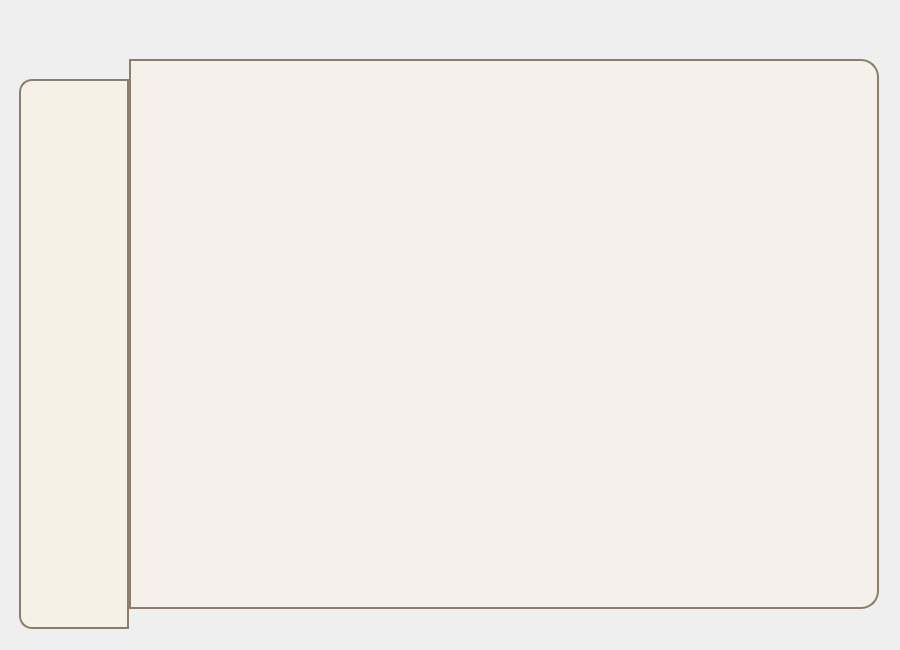
<?xml version="1.0" encoding="UTF-8"?>
<ui version="4.0">
 <class>PublisherDashboardWidget</class>
 <widget class="QWidget" name="PublisherDashboardWidget">
  <property name="geometry">
   <rect>
    <x>0</x>
    <y>0</y>
    <width>900</width>
    <height>650</height>
   </rect>
  </property>
  <property name="sizePolicy">
   <sizepolicy hsizetype="Expanding" vsizetype="Expanding">
    <horstretch>0</horstretch>
    <verstretch>0</verstretch>
   </sizepolicy>
  </property>
  <property name="windowTitle">
   <string>Form</string>
  </property>
  <widget class="QWidget" name="containerWidget" native="true">
   <property name="geometry">
    <rect>
     <x>9</x>
     <y>9</y>
     <width>900</width>
     <height>650</height>
    </rect>
   </property>
   <property name="sizePolicy">
    <sizepolicy hsizetype="Preferred" vsizetype="Preferred">
     <horstretch>0</horstretch>
     <verstretch>0</verstretch>
    </sizepolicy>
   </property>
   <property name="minimumSize">
    <size>
     <width>900</width>
     <height>650</height>
    </size>
   </property>
   <property name="maximumSize">
    <size>
     <width>900</width>
     <height>650</height>
    </size>
   </property>
   <property name="layoutDirection">
    <enum>Qt::LeftToRight</enum>
   </property>
   <widget class="QWidget" name="sidebar_widget" native="true">
    <property name="geometry">
     <rect>
      <x>10</x>
      <y>70</y>
      <width>110</width>
      <height>550</height>
     </rect>
    </property>
    <property name="sizePolicy">
     <sizepolicy hsizetype="Preferred" vsizetype="Preferred">
      <horstretch>0</horstretch>
      <verstretch>0</verstretch>
     </sizepolicy>
    </property>
    <property name="minimumSize">
     <size>
      <width>110</width>
      <height>550</height>
     </size>
    </property>
    <property name="maximumSize">
     <size>
      <width>110</width>
      <height>550</height>
     </size>
    </property>
    <property name="styleSheet">
     <string notr="true">QWidget#sidebar_widget {
    /* رنگ کرمی ملایم با شفافیت برای دیده شدن ویدیو */
    background-color: rgba(247, 241, 227, 0.8); 
    border: 2px solid #8c7e6d; /* مرز قهوه‌ای مات و کلاسیک */
	border-top-left-radius: 13px;
	border-bottom-left-radius: 13px;
}

/* استایل لایبل‌ها یا عناوین متنی داخل باکس */
QLabel {
    color: #4a3728; /* قهوه‌ای سوخته */
    font-family: &quot;Georgia&quot;, &quot;serif&quot;, &quot;B Nazanin&quot;; /* فونت کلاسیک */
    font-weight: bold;
    font-size: 17px;
    background-color: transparent;
	border: none;
}

/* =================================================================
   استایل جادویی و شکلاتی برای دکمه‌های درون ویجت کتاب الکترونیک
==================================================================== */

QWidget QPushButton {
    background: none;
    background-color: transparent;

    border: 1px solid transparent;

    border-top-left-radius: 10px;
    border-bottom-left-radius: 10px;
    border-top-right-radius: 0px;
    border-bottom-right-radius: 0px;

    padding: 6px;
}


/* Hover — روشن و نرم */
QWidget QPushButton:hover {
    background-color: rgba(210, 170, 110, 45);
    border: 1px solid rgba(230, 190, 130, 90);
}


/* Pressed */
QWidget QPushButton:pressed {
    background-color: rgba(190, 145, 85, 70);
    border: 1px solid rgba(220, 180, 120, 120);
}


/* Checked */
QWidget QPushButton:checked {
    background-color: rgba(200, 160, 100, 60);
    border: 1px solid rgba(240, 210, 150, 130);
}


/* Checked + Hover */
QWidget QPushButton:checked:hover {
    background-color: rgba(215, 175, 115, 75);
    border: 1px solid rgba(250, 220, 170, 160);
}</string>
    </property>
    <widget class="QPushButton" name="home_pushButton">
     <property name="geometry">
      <rect>
       <x>10</x>
       <y>30</y>
       <width>101</width>
       <height>91</height>
      </rect>
     </property>
     <property name="sizePolicy">
      <sizepolicy hsizetype="Fixed" vsizetype="Fixed">
       <horstretch>0</horstretch>
       <verstretch>0</verstretch>
      </sizepolicy>
     </property>
     <property name="text">
      <string/>
     </property>
     <property name="icon">
      <iconset resource="resources.qrc">
       <normaloff>:/resources/home_icon.svg</normaloff>:/resources/home_icon.svg</iconset>
     </property>
     <property name="iconSize">
      <size>
       <width>120</width>
       <height>120</height>
      </size>
     </property>
     <property name="checkable">
      <bool>true</bool>
     </property>
     <property name="checked">
      <bool>false</bool>
     </property>
     <attribute name="buttonGroup">
      <string notr="true">sidebar_buttonGroup</string>
     </attribute>
    </widget>
    <widget class="QPushButton" name="books_pushButton">
     <property name="geometry">
      <rect>
       <x>10</x>
       <y>420</y>
       <width>101</width>
       <height>101</height>
      </rect>
     </property>
     <property name="sizePolicy">
      <sizepolicy hsizetype="Fixed" vsizetype="Fixed">
       <horstretch>0</horstretch>
       <verstretch>0</verstretch>
      </sizepolicy>
     </property>
     <property name="text">
      <string/>
     </property>
     <property name="icon">
      <iconset resource="resources.qrc">
       <normaloff>:/resources/library_icon.svg</normaloff>:/resources/library_icon.svg</iconset>
     </property>
     <property name="iconSize">
      <size>
       <width>100</width>
       <height>100</height>
      </size>
     </property>
     <property name="checkable">
      <bool>true</bool>
     </property>
     <property name="checked">
      <bool>false</bool>
     </property>
     <attribute name="buttonGroup">
      <string notr="true">sidebar_buttonGroup</string>
     </attribute>
    </widget>
    <widget class="QPushButton" name="profile_pushButton">
     <property name="geometry">
      <rect>
       <x>10</x>
       <y>220</y>
       <width>101</width>
       <height>101</height>
      </rect>
     </property>
     <property name="sizePolicy">
      <sizepolicy hsizetype="Fixed" vsizetype="Fixed">
       <horstretch>0</horstretch>
       <verstretch>0</verstretch>
      </sizepolicy>
     </property>
     <property name="text">
      <string/>
     </property>
     <property name="icon">
      <iconset resource="resources.qrc">
       <normaloff>:/resources/profile_icon.svg</normaloff>:/resources/profile_icon.svg</iconset>
     </property>
     <property name="iconSize">
      <size>
       <width>95</width>
       <height>95</height>
      </size>
     </property>
     <property name="checkable">
      <bool>true</bool>
     </property>
     <property name="checked">
      <bool>false</bool>
     </property>
     <attribute name="buttonGroup">
      <string notr="true">sidebar_buttonGroup</string>
     </attribute>
    </widget>
   </widget>
   <widget class="QStackedWidget" name="stackedWidget">
    <property name="geometry">
     <rect>
      <x>120</x>
      <y>50</y>
      <width>750</width>
      <height>550</height>
     </rect>
    </property>
    <property name="sizePolicy">
     <sizepolicy hsizetype="Preferred" vsizetype="Preferred">
      <horstretch>0</horstretch>
      <verstretch>0</verstretch>
     </sizepolicy>
    </property>
    <property name="minimumSize">
     <size>
      <width>750</width>
      <height>550</height>
     </size>
    </property>
    <property name="maximumSize">
     <size>
      <width>750</width>
      <height>550</height>
     </size>
    </property>
    <property name="styleSheet">
     <string notr="true">QStackedWidget {
    background-color: rgba(255, 245, 225, 90);
    border: 2px solid #8c7e6d;

    /* گوشه‌های چپ صاف */
    border-top-left-radius: 0px;
    border-bottom-left-radius: 0px;

    /* گوشه‌های راست گرد */
    border-top-right-radius: 18px;
    border-bottom-right-radius: 18px;
}</string>
    </property>
    <property name="currentIndex">
     <number>-1</number>
    </property>
   </widget>
   <widget class="NotificationBar" name="notif_widget" native="true">
    <property name="geometry">
     <rect>
      <x>250</x>
      <y>0</y>
      <width>602</width>
      <height>55</height>
     </rect>
    </property>
    <property name="minimumSize">
     <size>
      <width>602</width>
      <height>55</height>
     </size>
    </property>
    <property name="maximumSize">
     <size>
      <width>602</width>
      <height>55</height>
     </size>
    </property>
   </widget>
  </widget>
 </widget>
 <customwidgets>
  <customwidget>
   <class>NotificationBar</class>
   <extends>QWidget</extends>
   <header location="global">notificationbar.h</header>
   <container>1</container>
  </customwidget>
 </customwidgets>
 <resources>
  <include location="resources.qrc"/>
 </resources>
 <connections/>
 <buttongroups>
  <buttongroup name="sidebar_buttonGroup"/>
 </buttongroups>
</ui>
